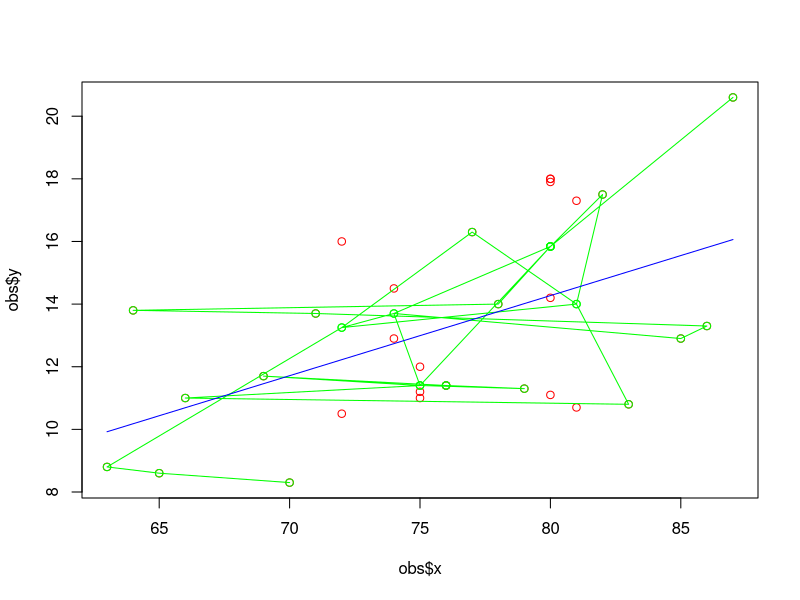

Recreate this plot in R.

# Squared Error function used to calculate covariance
k <- function(Xi,Xj, p) p[1]^2 * exp(-0.5 * abs((Xi - Xj)/ p[2])^2)

# Linear covariance
kl <- function(Xi, Xj, p) p[1]^2 + p[2] * (Xi * Xj)

# Could try using this:
# Parameters:
# X1, X2 = vectors
# l = the scale length parameter
# Returns:
# a covariance matrix
cov <- function(X1,X2, f=k, p) {
#cov <- function(X1,X2, v, l) {
#cov <- function(X1,X2, params) {
  Sigma <- matrix(rep(0, length(X1)*length(X2)), nrow=length(X1))
  for (i in 1:nrow(Sigma)) {
    for (j in 1:ncol(Sigma)) {
      # do k function here. remove comments. he's profiled for speed.
      #Sigma[i,j] <- exp(-0.5*(abs(X1[i]-X2[j])/l)^2)
      Sigma[i,j] <- f(X1[i], X2[j], p)
      #Sigma[i,j] <- k(X1[i], X2[j], params)
    }
  }
  return(Sigma)
}

gpK <- function(params, varN, x) {
  #print("gpK x:")
  #print(x)
  #print("gpK params:")
  #print(params)
  sigF <- params['sigF']
  l2   <- params['l2']
  sigL <- params['sigL']
  l1   <- params['l1']
  a    <- params['a']
  b    <- params['b']
  
  # Calculate K^-1 (K inverse)
  #K <- (cov(x, x, sigF=params['sigF'], l=params['l'])) + varN * diag(1, length(x))
  #K <- (cov(x, x, params)) + varN * diag(1, length(x))
  K <- (cov(x, x, f=k, c(sigL, l1))) + (cov(x, x, f=k, c(sigF, l2))) + varN * diag(1, length(x))#+ cov(x, x, f=kl, c(b, a)) + varN * diag(1, length(x))
  #Kinv <- solve(K)

  #return(list(K=K, Kinv=Kinv))
  return(K)
}

# all the data: x, y, varN,llC may need to be passed in as dataframe. 
# Kluge: tack all the scalars down the last column and keep track of which is 
# which. obs$p[1] == varN, obs$p[2] == llC
maxLogLik <- function(params, obs) {
  #print("maxLogLik params:")
  #print(params)
  #print("******maxLogLik obs*******:")
  #print(obs)

  logLikY <- function(params, obs)  {
    #with(obsa, { # forgot brace
    #Klist <- gpK(params=params, varN=obs$p[1], x=obs$x)
    K <- gpK(params=params, varN=obs$p[1], x=obs$x)
    #K <- cov(params, obs$x)
    #z <- obsa$y * 2
    # This should be: y %*% solve(K,y)
    #llY <- -(0.5 * t(obs$y) %*% Klist$Kinv %*% obs$y) - (0.5 * log(det(Klist$K))) - obs$p[2]
    llY <- -(0.5 * obs$y %*% solve(K, obs$y)) - (0.5 * log(abs(det(K)))) - obs$p[2]
    # })
    return(-llY)
  }

  return(optim(par=params, logLikY, obs=obs)$par)
  #return(0)
}

gpPredictEf <- function(params, obs, x_predict)  {
  #Klist <- gpK(params=params, varN=obs$p[1], x=obs$x)
  K <- gpK(params=params, varN=obs$p[1], x=obs$x)
  # ybar = Kstar * Kinv * y # best estimate of y is mean of distribution
  #Kstar <- cov(x_predict, obs$x, params['sigF'], params['l'])
  Kstar <- cov(x_predict, obs$x, f=k, c(params['sigL'], params['l1'])) + cov(x_predict, f=k, obs$x, c(params['sigF'], params['l2'])) #+ cov(x_predict, obs$x, f=kl, c(params['b'], params['a']))
  #Ef <- cov(x_predict, obs$x, obs$p[2], params['l']) %*% Klist$Kinv %*% obs$y
  # t(y) %*% solve(K) %*% y should be done: y %*% solve(K,y)
  #Ef <- Kstar %*% Klist$Kinv %*% obs$y
  Ef <- Kstar %*% solve(K, obs$y)

  return(Ef)
}

setupObs <- function(x, y, varN=0) {
  n <- length(x)
  llC <- (n/2) * log(2*pi)
  obs <- data.frame(x = x, y = y, p = rep(0, n))
  # Experiment did not provide error estimate.
  if(varN == 0)  {
  #varN <- 0.3 ^ 2
    varN <- (var(diff(sort(x))/100))
    # Experiments sample x or t at an even interval.
    if(varN == 0) {
      varN <- (diff(sort(x))[1]/100)^2
    }
  }
  # Must do this AFTER sorting and scaling
  obs$p[1] <- varN
  obs$p[2] <- llC
  return(obs)
}

#setupParams <- function(x, y) {
setupParams <- function(x, y, a = 0, b=0) {
  # k needs to have and estimate for l which seems to be standard deviation
  # of the sampling grid.
  l1 <- sd(diff(sort(x))) # Local width of gaussian
  if(l1 == 0) l1 <- diff(sort(x))[1]/1000
  sigL <- sd(diff(sort(y))) # Local height of gaussian
  if(sigL == 0) sigL <- diff(sort(y))[1]
  sigF <- sd(y) # Global height of gaussian
  l2 <- sd(x) # Global width of gaussian
#params$l <- l
#params <- c(sigF = sigF, l = l, varN = varN)
  #params <- c(sigF = sigF, l1 = l1, sigL = sigL, l2 = l2)
  params <- c(sigF = sigF, l1 = l1, sigL = sigL, l2 = l2, a=a, b=b)
  return(params)
}

#x <- c(-1.5, -1.0, -0.75, -0.40, -0.25, 0.0)
#y <- c(-1.4, -0.9, -0.5,   0.2,   0.5,  0.9)
#varN <- 0.3
#x <- pressure$temperature
#y <- pressure$pressure
#varN <- 0
x <- trees$Height
y <- trees$Girth
varN <- 0
# x_predict is the sampling grid
#x_predict <- seq(min(x), max(x), len=(10*length(x))) # Probably not right
x_predict <- seq(min(x), max(x), len=(length(x))) # Probably not right
x_predict <- x
obs <- setupObs(x, y, varN)
# Get lms slope and intercept
lm1 <- lm(obs$y ~ obs$x)
a <- lm1$coeff[2]
b <- lm1$coeff[1]
names(a) <- ""
names(b) <- ""
params <- setupParams(x, y, a=a, b = b)
# Run a test and plot with the tutorial data.
print("Estimating parameters.")
p2 <- maxLogLik(params, obs)
print("Calculating expected value function.")
Ef <- gpPredictEf(p2, obs, x_predict)

plot(obs$x, obs$y, col='red')
points(x_predict, Ef, col='green')
lines(x_predict, Ef, col='green')
lines(obs$x, lm1$fitted, col='blue')

